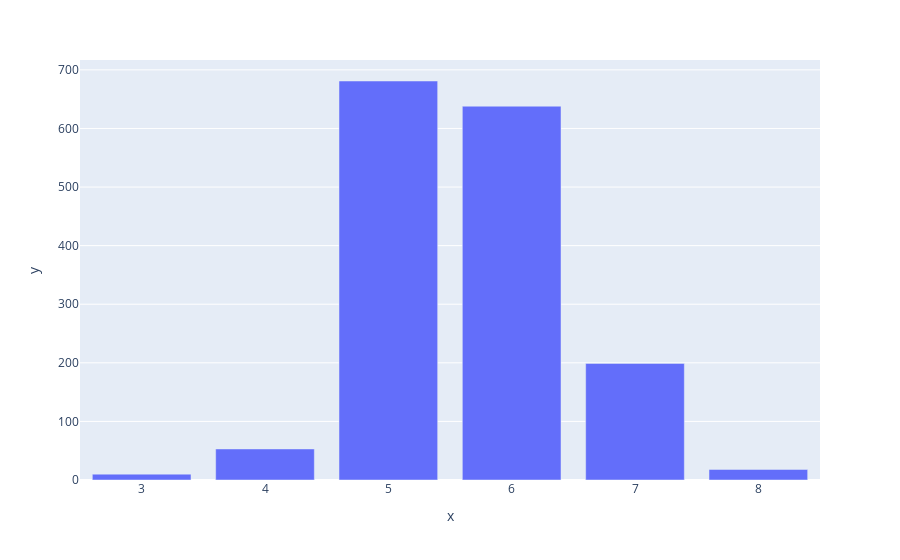

Notebook source saved alongside this figure:
### Code cell
px.bar(red_wine, x=red_wine['quality'].value_counts().index, y=red_wine['quality'].value_counts() , barmode="group")

### Figure 1 — Plotly figure (JSON) as saved in the notebook; plotly's stock layout.template omitted (floating-point values rounded to 4 significant figures)
{"data": [{"alignmentgroup": "True", "hovertemplate": "x=%{x}<br>y=%{y}<extra></extra>", "legendgroup": "", "marker": {"color": "#636efa"}, "name": "", "offsetgroup": "", "orientation": "v", "showlegend": false, "textposition": "auto", "type": "bar", "x": [5, 6, 7, 4, 8, 3], "xaxis": "x", "y": [681, 638, 199, 53, 18, 10], "yaxis": "y"}], "layout": {"barmode": "group", "legend": {"tracegroupgap": 0}, "margin": {"t": 60}, "xaxis": {"anchor": "y", "domain": [0, 1], "title": {"text": "x"}}, "yaxis": {"anchor": "x", "domain": [0, 1], "title": {"text": "y"}}}}
